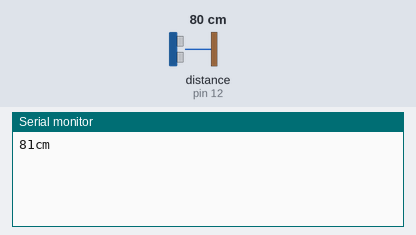
Recording of a sketch running on a simulated Arduino Uno, built with avr-gcc and run on an emulated ATmega328P. Shown: the last lines printed to the serial monitor. The test bench sets the inputs (shaded band); at power-on: distance to the obstacle (sensor on pin 12) 80 cm. The echo pulse lasts 58.3 µs per cm.

Above: at 1.2 s.
1.3 s: distance to the obstacle (sensor on pin 12) set to 2 cm
At 2.0 s:
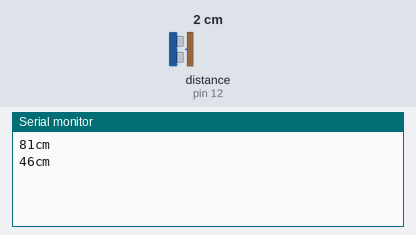
2.8 s: distance to the obstacle (sensor on pin 12) set to 4 cm
At 2.8 s:
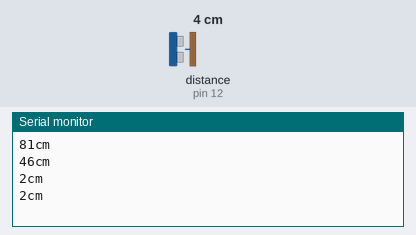
Timing chart, 0 to 5.8 s (numbered marks = the images above; inputs shaded):
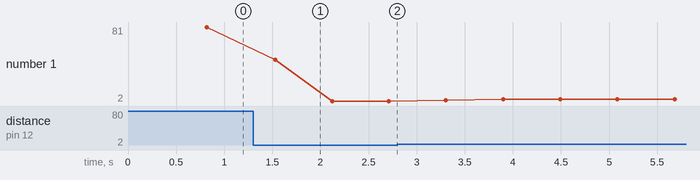

Measured:
- after the input at 1.3 s, the serial monitor: prints a new line after 0.23 s (image 1)
- plotted number 1: 81 → 2 after the input at 1.3 s, 2 → 4 after the input at 2.8 s

The sketch:

ultrasonic_sensor.ino
```cpp
#include <NewPing.h>

#define TRIGGER_PIN 13
#define ECHO_PIN 12
#define MAX_DISTANCE 200

// NewPing setup of pins and maximum distance
NewPing sonar(TRIGGER_PIN, ECHO_PIN, MAX_DISTANCE);

void setup() {
   Serial.begin(9600);
}

void loop() {
   delay(50);
   unsigned int distance = 0;
   for (int i = 0; i < 50; i++) {
    delay(10);
    distance += sonar.ping_cm();
   }
   distance = distance/50;
   Serial.print(distance);
   Serial.println("cm");
}
```
